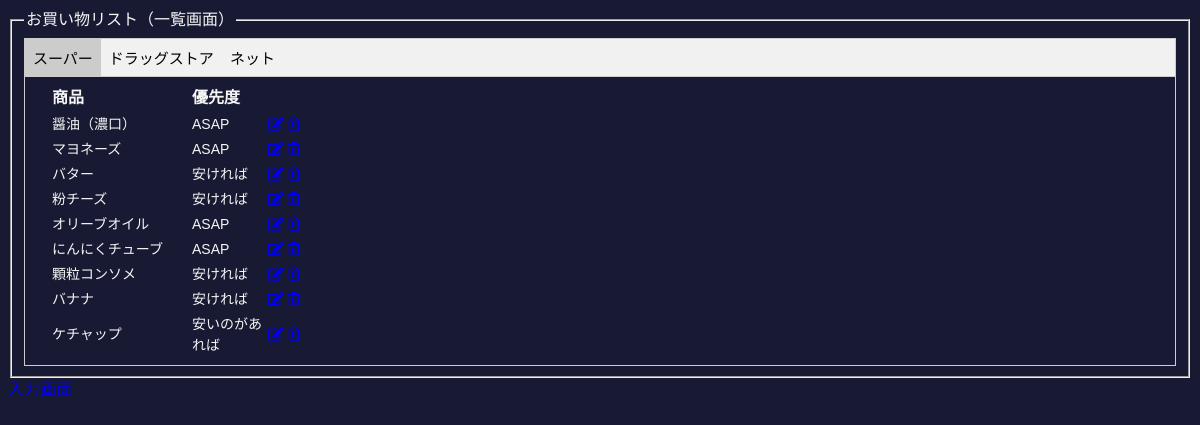
Page /tobuy_read.php on the committed database.
### tables this page shows
CREATE TABLE `tobuy_table` (
  `id` int(12) NOT NULL,
  `store` varchar(128) NOT NULL,
  `item` varchar(128) NOT NULL,
  `priority` varchar(128) NOT NULL
);

### tobuy_read.php (the view, shortened to what this page needs)
<?php
$pdo = connect_to_db();
$sql = 'SELECT * FROM tobuy_table WHERE store="スーパー"';
$stmt = $pdo->prepare($sql);
$status = $stmt->execute();
if ($status == false) {
  $error = $stmt->errorInfo();
  echo json_encode(["error_msg" => "{$error[2]}"]);
  exit();
} else {
  $s_result = $stmt->fetchAll(PDO::FETCH_ASSOC);
  $s_output = "";
  foreach ($s_result as $record) {
    $s_output .= "<tr>";
    $s_output .= "<td class='itemColumn'>{$record["item"]}</td>";
    $s_output .= "<td class='priorityColumn'>{$record["priority"]}</td>";
    $s_output .= "<td><a href='tobuy_edit.php?id={$record["id"]}'><i class='fas fa-edit'></a></td>";
    $s_output .= "<td><a href='tobuy_delete.php?id={$record["id"]}'><i class='far fa-trash-alt'></i></a></td>";
    $s_output .= "</tr>";
  }
}
?>
<!DOCTYPE html>
<html lang="ja">
<head>
  <link rel="stylesheet" href="styles.css">
  <link rel="stylesheet" href="https://use.fontawesome.com/releases/v5.13.0/css/all.css">
</head>
<body>
  <fieldset>
    <legend>お買い物リスト（一覧画面）</legend>
    <div class="tab">
      <button class="tablinks" onclick="openTab(event, 'supermarket')" id="defaultOpen">スーパー</button>
      <button class="tablinks" onclick="openTab(event, 'drugstore')">ドラッグストア</button>
      <button class="tablinks" onclick="openTab(event, 'ecommerce')">ネット</button>
    </div>
    <div id="supermarket" class="tabcontent">
      <table>
        <thead>
          <tr>
            <th>商品</th>
            <th>優先度</th>
            <th></th>
            <th></th>
          </tr>
        </thead>
        <tbody>
          <?= $s_output ?>
        </tbody>
      </table>
    </div>
  </fieldset>
  <a href="tobuy_input.php">入力画面</a>
</body>
</html>

### styles.css (style rules this page uses)
body { background-color: #171a32; color: whitesmoke; font-family :sans-serif,serif; line-height:1.5; }
a { text-decoration:none; }
button { -webkit-appearance: none; }
.tab { overflow: hidden; border: 1px solid #ccc; background-color: #f1f1f1; }
.tab button { background-color: inherit; float: left; border: none; outline: none; cursor: pointer; padding: 8px 8px; transition: 0.3s; font-size: 15px; }
.tab button.active { background-color: #ccc; }
.tabcontent { display: none; padding: 6px 24px; border: 1px solid #ccc; border-top: none; }
th { text-align: left; }
td { font-size: 14px; }
.itemColumn { width: 8.5rem; }
.priorityColumn { width: 4.5rem; }

### rows in the picture
tobuy_table: item "醤油（濃口）", priority "ASAP"
tobuy_table: item "マヨネーズ", priority "ASAP"
tobuy_table: item "バター", priority "安ければ"
tobuy_table: item "粉チーズ", priority "安ければ"
tobuy_table: item "オリーブオイル", priority "ASAP"
tobuy_table: item "にんにくチューブ", priority "ASAP"
tobuy_table: item "顆粒コンソメ", priority "安ければ"
tobuy_table: item "バナナ", priority "安ければ"
tobuy_table: item "ケチャップ", priority "安いのがあれば"
